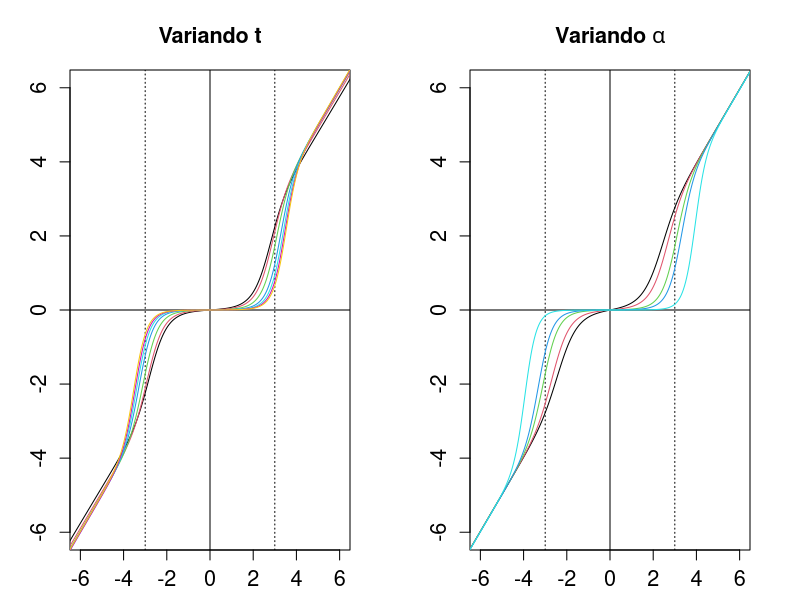
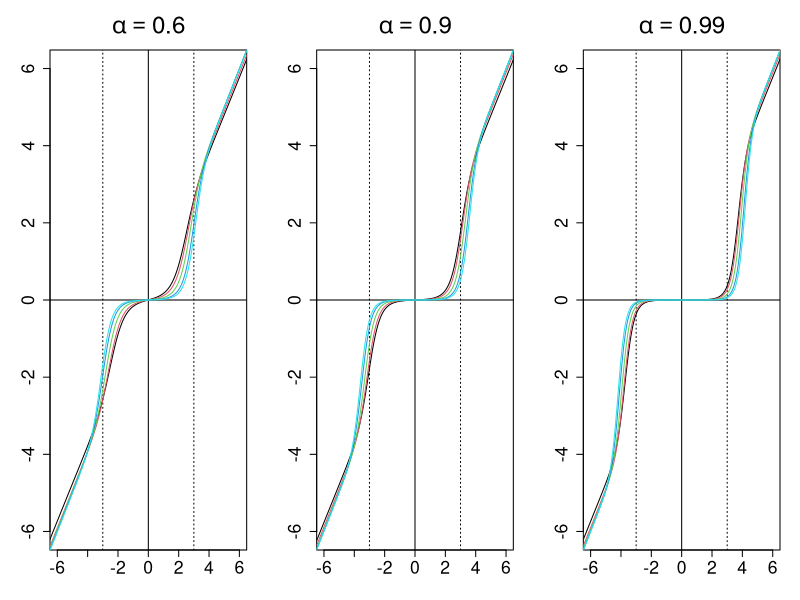

These figures' R source, in order:
# -------- Shrinkage da logistica -------- #
# d - coeficientes empiricos
# a - alpha
# s - desvio padrão
# t - parâmetro da logistica

LogisShrink <- function(d, a, s, t){
  u <- rnorm(5000)
  delta <- vector(mode='double')
  
  for(i in 1:length(d)){
    int1 <- mean((s*u + d[i]) * dlogis(s*u + d[i], scale=t))
    int2 <- mean(dlogis(s*u + d[i], scale=t))
    delta[i] <- (1-a) * int1/(a * dnorm(d[i], sd=s)/s + (1-a) * int2)
  }
  
  return(delta)
}


# -------- Exemplo -------- #
# Definindo parâmetros
x <- seq(-7, 7, 0.05)
t <- c(3, 5, 10, 20, 30, 40, 50)
a <- c(0.3, 0.5, 0.8, 0.9, 0.99)


# Variando t e alpha
## Variando t para alpha=0.8
par(mfrow=c(1,2), cex.axis=1.3, cex.main=1.3, mai=c(0.5, 0.7, 0.7, 0.5))

plot(x=1, main='Variando t', type='n',
     xlab='', ylab='', xlim=c(-6,6), ylim=c(-6,6))
abline(v=c(-3, 0, 3), h=0, lty=c(1,9,1,9))
for (i in 1:length(t)){
  lines(x, LogisShrink(x, 0.8, 1, t[i]), col=i)
}


## Variando alpha para t=10
plot(x=1, main=expression(bold(Variando ~ alpha)), type='n',
     xlab='', ylab='', xlim=c(-6,6), ylim=c(-6,6))
abline(v=c(-3, 0, 3), h=0, lty=c(1,9,1,9))
for (i in 1:length(a)){
  lines(x, LogisShrink(x, a[i], 1, 10), col=i)
}


# 3 modelos para alpha=0.6,0.9,0.99 e variando t
par(mfrow=c(1,3), cex.axis=1.6, cex.main=2.2, mai=c(0.5, 0.5, 0.5, 0.2))

# alpha=0.6
plot(x=1, main=expression(bold(alpha == 0.6)), type='n',
     xlab='', ylab='', xlim=c(-6,6), ylim=c(-6,6))
abline(v=c(-3, 0, 3), h=0, lty=c(1,9,1,9))
for (i in 1:length(a)){
  lines(x, LogisShrink(x, 0.6, 1, t[i]), col=i)
}

# alpha=0.9
plot(x=1, main=expression(bold(alpha == 0.9)), type='n',
     xlab='', ylab='', xlim=c(-6,6), ylim=c(-6,6))
abline(v=c(-3, 0, 3), h=0, lty=c(1,9,1,9))
for (i in 1:length(a)){
  lines(x, LogisShrink(x, 0.9, 1, t[i]), col=i)
}

# alpha=0.99
plot(x=1, main=expression(bold(alpha == 0.99)), type='n',
     xlab='', ylab='', xlim=c(-6,6), ylim=c(-6,6))
abline(v=c(-3, 0, 3), h=0, lty=c(1,9,1,9))
for (i in 1:length(a)){
  lines(x, LogisShrink(x, 0.99, 1, t[i]), col=i)
}
